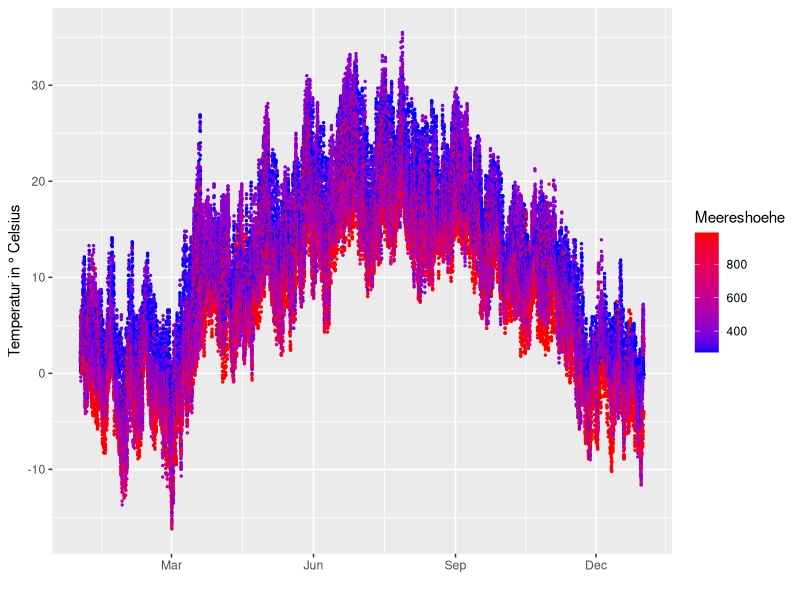
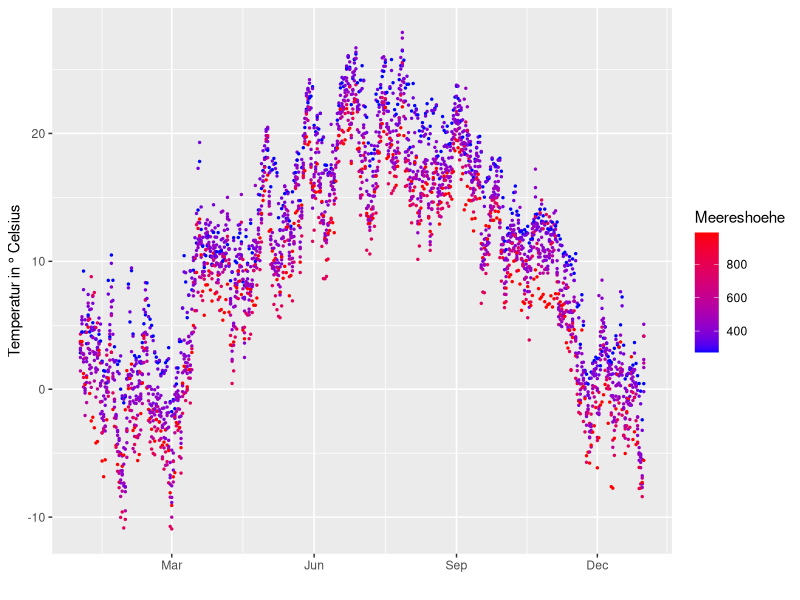
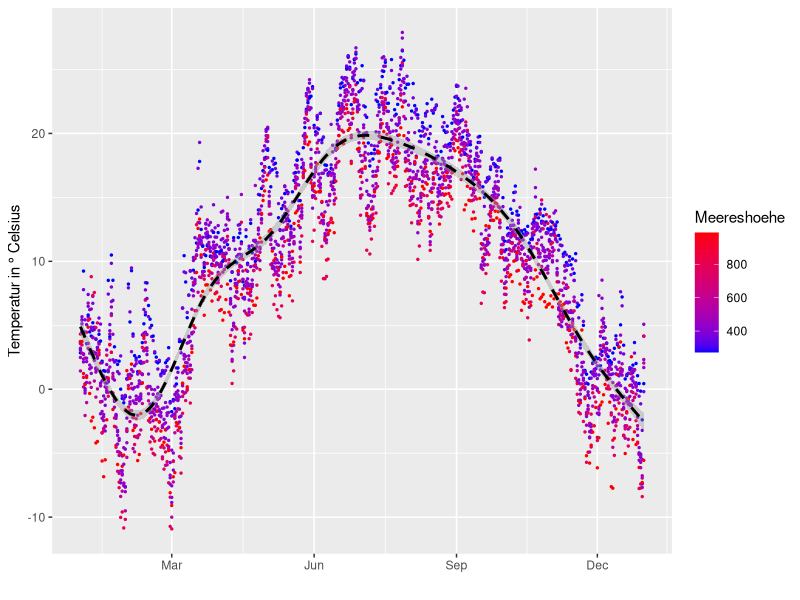
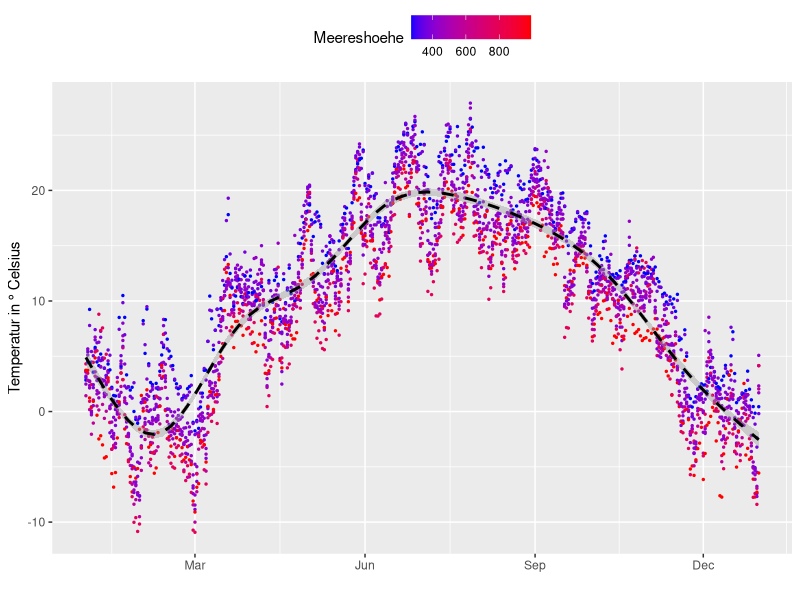
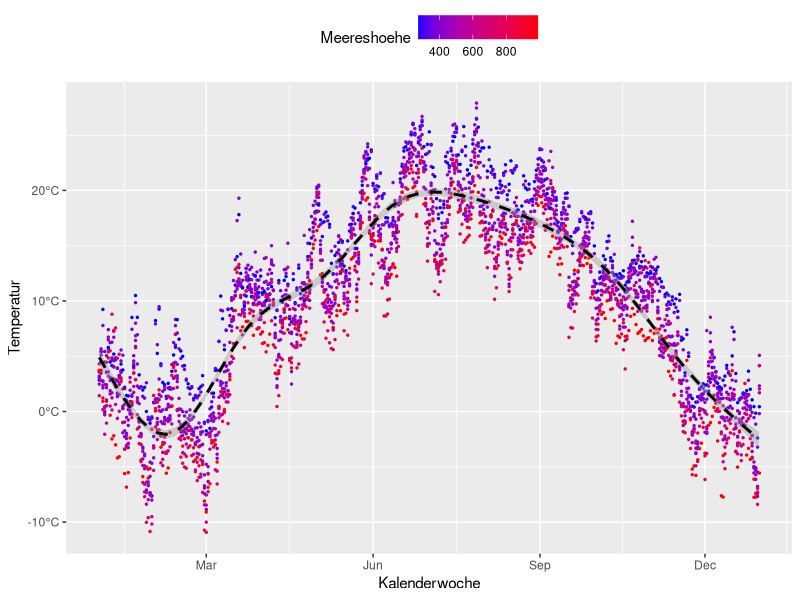
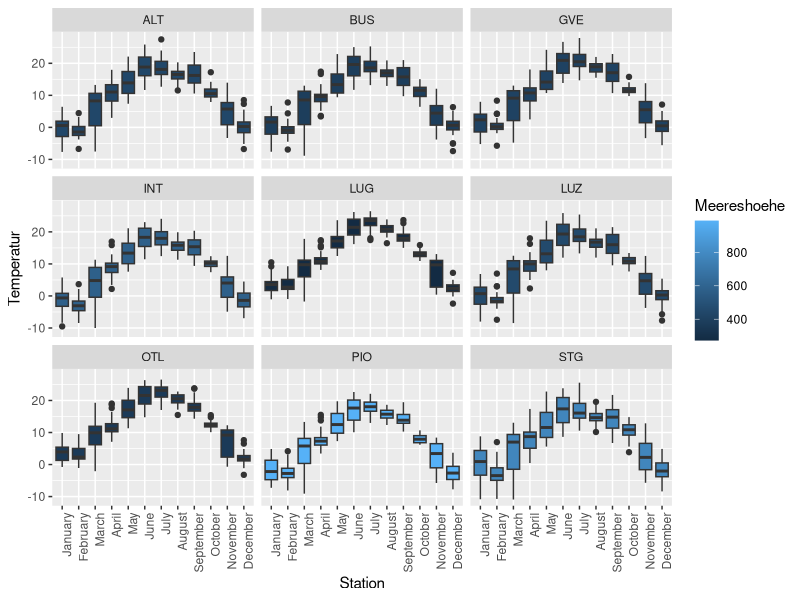
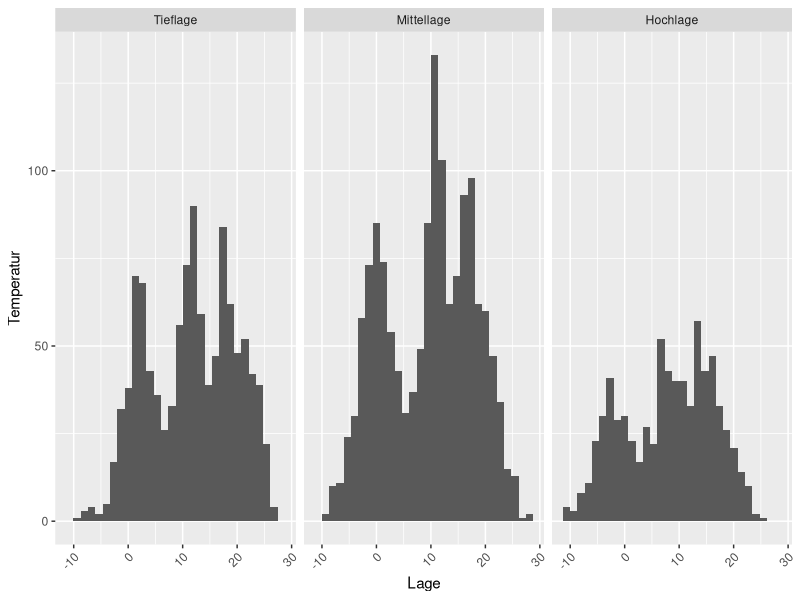

Source code (R) for these figures, in order:
## ---- chunk 1
#| echo: true
#| code-fold: false
library("readr")
temperature <- read_delim("datasets/infovis/temperature_2005.csv", ",")
## ---- chunk 2
#| output: true

library("tidyr")
temperature_long <- pivot_longer(temperature, -time, names_to = "station", values_to = "temperature")

knitr::kable(head(temperature_long))
## ---- chunk 3
metadata <- read_delim("datasets/infovis/temperature_2005_metadata.csv", ",")

library("dplyr")

temperature_long <- left_join(temperature_long, metadata, by = c(station = "stn"))
## ---- chunk 4
#| output: true

# Musterlösung
library("ggplot2")
ggplot(temperature_long, aes(time, temperature, color = Meereshoehe)) +
  geom_point(size = 0.5) +
  labs(x = "", y = "Temperatur in ° Celsius") +
  scale_x_datetime(date_breaks = "3 months", date_labels = "%b") +
  scale_color_gradient(low = "blue", high = "red")
## ---- chunk 5
temperature_long <- temperature_long |>
  mutate(time = as.Date(time)) |>
  group_by(time, station, Name, Meereshoehe, x, y) |>
  summarise(temperature = mean(temperature))
## ---- chunk 6
#| output: true

p <- ggplot(temperature_long, aes(time, temperature, color = Meereshoehe)) +
  geom_point(size = 0.5) +
  labs(x = "", y = "Temperatur in ° Celsius") +
  scale_x_date(date_breaks = "3 months", date_labels = "%b") +
  scale_color_gradient(low = "blue", high = "red")
p
## ---- chunk 7
#| output: true

# Musterlösung
p <- p +
  stat_smooth(colour = "black", lty = 2)
p
## ---- chunk 8
#| output: true

# Musterlösung
p <- p +
  theme(legend.position = "top")
p
## ---- chunk 9
#| output: true

# Musterlösung
p <- p +
  scale_y_continuous(labels = function(x) paste0(x, "°C")) +
  labs(x = "Kalenderwoche", y = "Temperatur")
p
## ---- chunk 10
#| output: true

# Musterlösung
library("lubridate")
temperature_long <- mutate(temperature_long, monat = month(time, label = T, abbr = F))

ggplot(temperature_long, aes(monat, temperature, fill = Meereshoehe)) +
  geom_boxplot() +
  labs(x = "Station", y = "Temperatur") +
  facet_wrap(~station) +
  theme(axis.text.x = element_text(angle = 90, hjust = 1))
## ---- chunk 11
#| output: true

# Musterlösung
temperature_long <- temperature_long |>
  mutate(lage = cut(Meereshoehe, c(0, 400, 600, 1000), labels = c("Tieflage", "Mittellage", "Hochlage")))

ggplot(temperature_long, aes(temperature)) +
  geom_histogram() +
  facet_grid(~lage) +
  labs(x = "Lage", y = "Temperatur") +
  theme(axis.text.x = element_text(angle = 45, hjust = 1))
